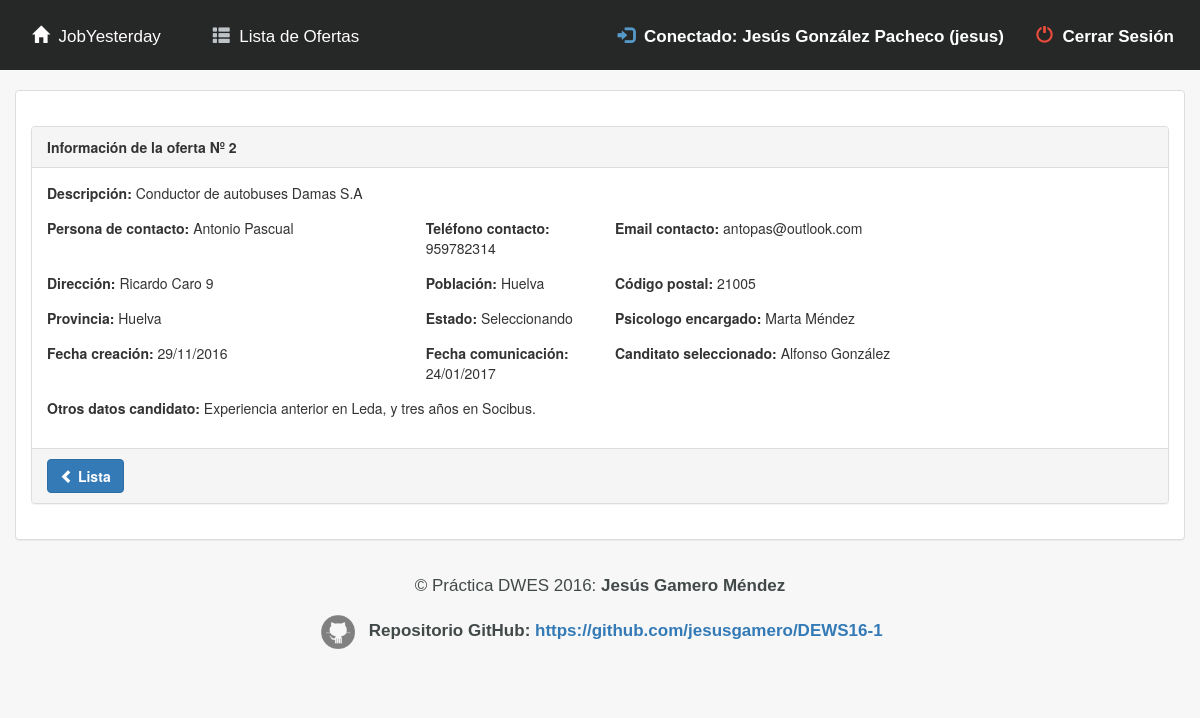
Page /app/index.php?ctrl=info&id=2 (signed in) on the committed database.
### tables this page shows
CREATE TABLE `oferta` (
  `idoferta` int(11) NOT NULL,
  `descripcion` varchar(250) NOT NULL,
  `persona_contacto` varchar(35) NOT NULL,
  `tlf_contacto` int(9) NOT NULL,
  `email_contacto` varchar(25) NOT NULL,
  `dir_empresa` varchar(50) DEFAULT NULL,
  `poblacion` varchar(25) DEFAULT NULL,
  `cp` varchar(5) DEFAULT NULL,
  `provincia` varchar(35) DEFAULT NULL,
  `estado` char(1) DEFAULT NULL,
  `fcreacion` date DEFAULT NULL,
  `fcomunicacion` date DEFAULT NULL,
  `psico_encar` varchar(25) DEFAULT NULL,
  `candidato` varchar(35) DEFAULT NULL,
  `des_candidato` varchar(250) DEFAULT NULL
);

CREATE TABLE `provincia` (
  `cod_provincia` int(2) NOT NULL DEFAULT '0' COMMENT 'Código de la provincia de dos digitos',
  `nombre` varchar(50) NOT NULL DEFAULT '' COMMENT 'Nombre de la provincia'
);

CREATE TABLE `usuario` (
  `cod` int(11) NOT NULL,
  `tipo` char(1) NOT NULL,
  `nombre` varchar(35) DEFAULT NULL,
  `user` varchar(10) DEFAULT NULL,
  `pass` varchar(10) DEFAULT NULL
);

### app/ctrl/info.php (called while the page is built)
<?php
include_once (MODEL_PATH . "model.php");
include_once (HELPERS_PATH . "helpers.php");
$idoferta = $_GET["id"];
$datosoferta = obtenerOferta($idoferta);
include_once (VIEW_PATH . "info.php");
?>

### app/model/DB_connection.php (called while the page is built, shortened)
<?php
Class Database {
	private $link;
	private $result;
	private static $_instance;
	public static function getInstance(){
		if (!(self::$_instance instanceof self)){
			self::$_instance=new self();
		}
		return self::$_instance;
	}
	private function Conectar($conf)
	{
		$this-> link =new mysqli($conf['servidor'], $conf['usuario'], $conf['password']);
		$this->link->select_db($conf['base_datos']);
		$this->link->query("SET NAMES 'utf8'");
	}
	public function Consulta($sql)
	{
		$this->result=$this->link->query($sql);
		return $this->result;
	}
	public function LeeRegistro($result=NULL)
	{
		if (! $result)
		{
			$result=$this->result;
		}
		$this->regActual=$result->fetch_assoc();
		return $this->regActual;
	}
}

### app/model/model.php (called while the page is built, shortened)
<?php
include (MODEL_PATH . "DB_connection.php");
function nombreProvincias($id)
{
	$bdatos = Database::getInstance();
	$query = 'SELECT p.nombre FROM provincia p WHERE p.cod_provincia=' . $id;
	$res = $bdatos->Consulta($query);
	$registro = $bdatos->LeeRegistro();
	return $registro['nombre'];
}
function obtenerOferta($id)
{
	$datos = array();
	$conex = Database::getInstance();
	$conex->Consulta("SELECT * FROM oferta WHERE idoferta = '$id'");
	while ($rs = $conex->LeeRegistro()) {
		$datos = $rs;
	}
	return $datos;
}
function nombrePsicologo($id)
{
	$bdatos = Database::getInstance();
	$query = 'SELECT u.nombre FROM usuario u WHERE u.cod=' . $id;
	$res = $bdatos->Consulta($query);
	$registro = $bdatos->LeeRegistro();
	return $registro['nombre'];
}

### app/helpers/helpers.php (called while the page is built, shortened)
<?php
function verEstado($estado)
{
	if ($estado == 'P') {
		return 'Pendiente';
	}
	else
	if ($estado == 'R') {
		return 'Realizando';
	}
	else
	if ($estado == 'S') {
		return 'Seleccionando';
	}
	else
	if ($estado == 'C') {
		return 'Cancelada';
	}
}
function formatoGregoriano($fecha_old)
{
	$a = explode('-', $fecha_old);
	$fecha_new = $a[2] . '/' . $a[1] . '/' . $a[0];
	return $fecha_new;
}

### app/view/info.php (the view)
<br><div class="container-fluid">
	<div class="panel panel-default">
	<div class="panel-body">
	<br>
<div class="panel panel-default">
<div class="panel-heading"><b>Información de la oferta Nº <?= $idoferta; ?></b></div>
<div class="panel-body">
<div class="form-horizontal">
<div class="form-group">
  <div class="col-md-10"><b>Descripción: </b><?php echo $datosoferta['descripcion']; ?></div>
</div>
<div class="form-group">
  <div class="col-md-4"><b>Persona de contacto: </b><?php echo $datosoferta['persona_contacto']; ?></div>
  <div class="col-md-2"><b>Teléfono contacto: </B><?php echo $datosoferta['tlf_contacto']; ?></div>
  <div class="col-md-4"><b>Email contacto: </B><?php echo $datosoferta['email_contacto']; ?></div>
</div>
<div class="form-group">
  <div class="col-md-4"><b>Dirección: </b><?php echo $datosoferta['dir_empresa']; ?></div>
  <div class="col-md-2"><b>Población: </b><?php echo $datosoferta['poblacion']; ?></div>
  <div class="col-md-2"><b>Código postal: </b><?php echo $datosoferta['cp']; ?></div>
</div>
<div class="form-group">
  <div class="col-md-4"><b>Provincia: </b><?php echo nombreProvincias($datosoferta['provincia']); ?></div>
  <div class="col-md-2"><b>Estado: </b><?php echo verEstado($datosoferta['estado']); ?></div>
  <div class="col-md-4"><b>Psicologo encargado: </b><?php echo nombrePsicologo($datosoferta['psico_encar']); ?></div>
</div>
<div class="form-group">
  <div class="col-md-4"><b>Fecha creación: </b><?php echo formatoGregoriano($datosoferta['fcreacion']); ?></div>
  <div class="col-md-2"><b>Fecha comunicación: </b><?php echo formatoGregoriano($datosoferta['fcomunicacion']); ?></div>
  <div class="col-md-4"><b>Canditato seleccionado: </b><?php echo $datosoferta['candidato']; ?></div>
</div>
<div class="form-group">
  <div class="col-md-10"><b>Otros datos candidato: </b><?php echo $datosoferta['des_candidato']; ?></div>
</div>
</div>
</div>
<div class="panel-footer"><a href="?ctrl=list" class="btn btn-primary"><span class="glyphicon glyphicon-chevron-left"></span>&nbsp;<b>Lista</b></a></div>
</div>
</div>
</div>
</div>

### rows in the picture
oferta: descripcion "Conductor de autobuses Damas S.A", persona_contacto "Antonio Pascual", tlf_contacto "959782314", email_contacto "antopas@outlook.com", dir_empresa "Ricardo Caro 9", poblacion "Huelva", cp "21005", provincia.nombre "Huelva", estado "Seleccionando", psico_encar.nombre "Marta Méndez", fcreacion "29/11/2016", fcomunicacion "24/01/2017", candidato "Alfonso González", des_candidato "Experiencia anterior en Leda, y tres años en Socibus."

### other values in the picture
$_SESSION['nombre'] "Jesús González Pacheco"
$_SESSION['usuario'] "jesus"
$idoferta "2"
